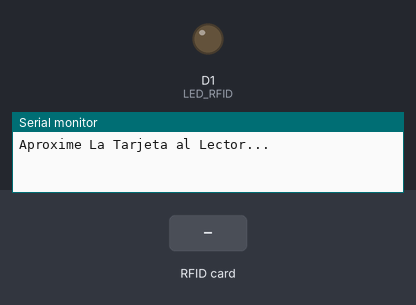
A sketch run on a simulated ESP8266 (NodeMCU). Shown: output pins drawn as LEDs (lit = HIGH), the last lines printed to the serial monitor. Dashed ring = blinking. The test bench sets the inputs (shaded band).

Above: at 1.2 s.
1.3 s: RFID card 5E 7A 19 C4 held to the reader
At 1.45 s:
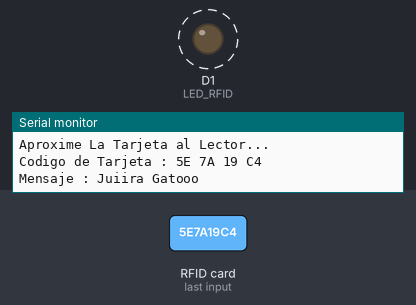
Timing chart, 0 to 4.3 s (numbered marks = the images above; inputs shaded):
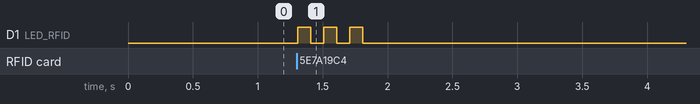

Measured:
- after the input at 1.3 s, D1 (LED_RFID): alternates HIGH for 0.10 s and LOW for 0.10 s, 6 changes in all, then stays LOW, starting at once

The sketch:

Lector_RFID_NODEMCU.ino
```cpp
/*//////////////////////// CONEXION///////////////////////////////////

      Nodemcu       //     RFID-RC522
       D3 [1*]      GPIO-0      //     RST/Reset RST
       D8 [2*]      GPIO-15     //     SPI SS  SDA[3]
       D7           GPIO-13     //     SPI MOSI MOSI
       D6           GPIO-12     //     SPI MISO MISO
       D5           GPIO-14     //     SPI SCK SCK
/////////////////////////////////////////////////////////////////////*/


#include <SPI.h>
#include <MFRC522.h>

#define RST_PIN    D3
#define SS_PIN     D8
#define LED_RFID   D1

MFRC522 mfrc522(SS_PIN, RST_PIN);

void setup(){
                Serial.begin(9600);
                SPI.begin();
                mfrc522.PCD_Init();
               Serial.println("Aproxime La Tarjeta al Lector...");
               Serial.println();
               digitalWrite(LED_RFID,LOW);
                pinMode(LED_RFID, OUTPUT);
            }// FIN SETUP

void loop(){

      if (mfrc522.PICC_IsNewCardPresent()){if (mfrc522.PICC_ReadCardSerial()) { manejo_tarjeta();  } }

      } //FIN LOOP


void manejo_tarjeta(){
                      String contenido= "";
                      Serial.print("Codigo de Tarjeta :");
                      for (byte i = 0; i < mfrc522.uid.size; i++) {
                                                                    Serial.print(mfrc522.uid.uidByte[i] < 0x10 ? " 0" : " ");
                                                                    Serial.print(mfrc522.uid.uidByte[i], HEX);
                                                                    contenido.concat(String(mfrc522.uid.uidByte[i] < 0x10 ? " 0" : " "));
                                                                    contenido.concat(String(mfrc522.uid.uidByte[i], HEX));
                                                                  }
                   Serial.println();
                   Serial.print("Mensaje : ");
                   contenido.toUpperCase();
                   if (contenido.substring(1) == "XX XX XX XX" ||
                       contenido.substring(1) == "XX XX XX XX" ) {
                                                  Serial.println("Abiertoo--------------- Bienvenido !!!!");
                                                  Serial.println();
                                                  digitalWrite(LED_RFID, HIGH);
                                                  delay(1000);
                                                  digitalWrite(LED_RFID, LOW);
                                                                }
                   else{
                         Serial.println("Juiira Gatooo");
                         Serial.println();
                         digitalWrite(LED_RFID, HIGH);
                         delay(100);
                         digitalWrite(LED_RFID, LOW);
                         delay(100);
                         digitalWrite(LED_RFID, HIGH);
                         delay(100);
                         digitalWrite(LED_RFID, LOW);
                         delay(100);
                         digitalWrite(LED_RFID, HIGH);
                         delay(100);
                         digitalWrite(LED_RFID, LOW);
                        }

}   // FIN MANEJO TARJETA
```
